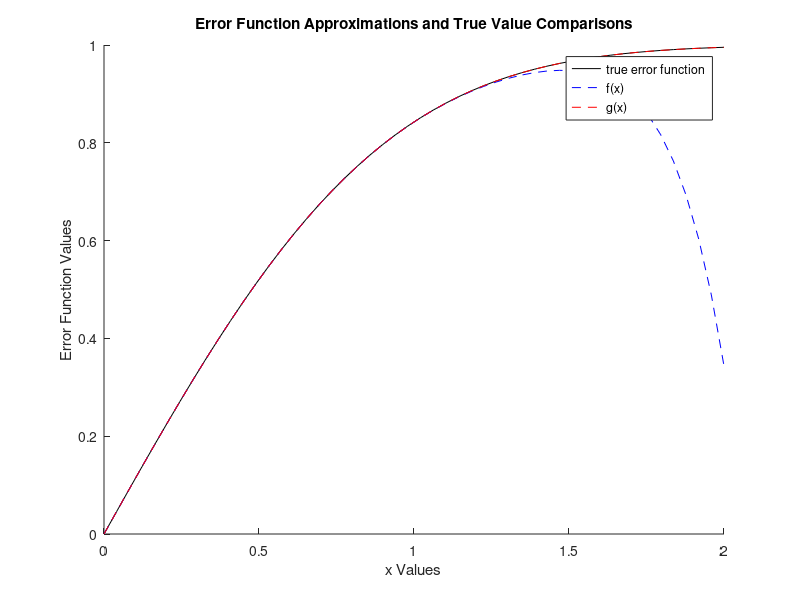
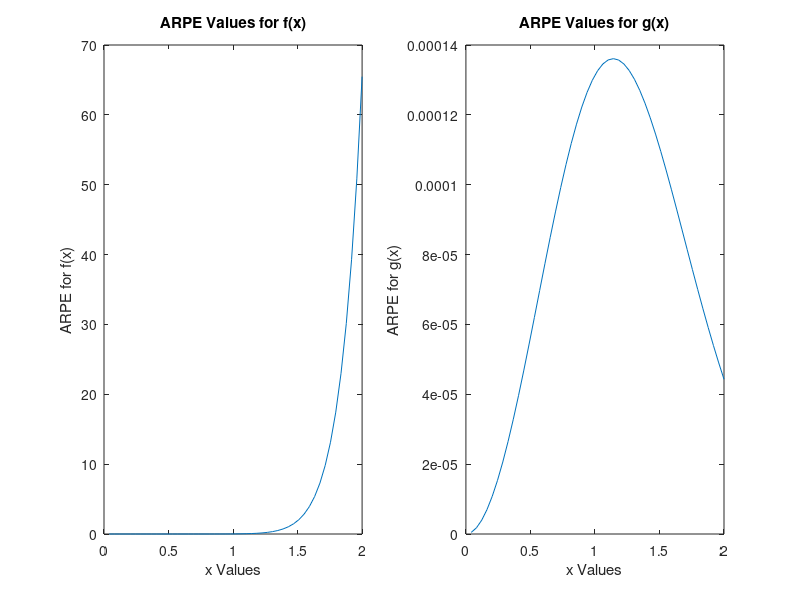

MATLAB code for these plots, in order:
% Joshua Jackson USC ID: 3182496724 Problem 2

clear; clc
close all

x = linspace(0,2,50);
f = 0;
g = 0;

for j = 0:5
    f = f + (-1)^j*(x.^(2*j+1)/((factorial(j)*(2*j+1))));
end
f = (2/sqrt(pi))*f;

n = 250;

% Changed
for j = 1:length(x)
    g(j) = 0;
    for i = 1:n-1
        g(j) = g(j) + exp((-(i*x(j)/n)^2));
    end
    g(j) = (2/sqrt(pi))*(x(j)/(2*n))*(1+(2*g(j))+exp((-x(j)^2)));
end
%g = (x./(2*n)).*(1+(2.*g)+exp(1).^(-x.^2));
%g = (2/sqrt(pi))*g;

true = erf(x);

hold on
plot(x,true,'k-')
plot(x,f,'b--')
plot(x,g,'r--')
xlabel('x Values')
ylabel('Error Function Values')
title('Error Function Approximations and True Value Comparisons')
legend('true error function','f(x)','g(x)')
hold off

%ARPE Calculations

for k = 1:50
    ARPE_f(k) = abs(f(k) - true(k))/(true(k))*100;
end

for l = 1:50
    ARPE_g(l) = abs(g(l) - true(l))/(true(l))*100;
end

hold on
figure 
subplot(1,2,1)
plot(x,ARPE_f)
xlabel('x Values')
ylabel('ARPE for f(x)')
title('ARPE Values for f(x)')
subplot(1,2,2)
plot(x,ARPE_g)
xlabel('x Values')
ylabel('ARPE for g(x)')
title('ARPE Values for g(x)')
hold off




